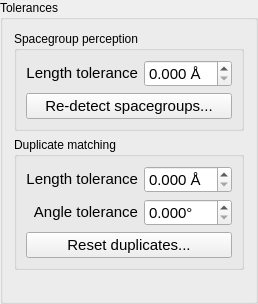
    <widget class="QGroupBox" name="groupBox">
     <property name="toolTip">
      <string>Experimental: These options are used to fine-tune matching of duplicate structures.</string>
     </property>
     <property name="title">
      <string>Tolerances</string>
     </property>
     <layout class="QGridLayout" name="gridLayout_2">
      <item row="2" column="2">
       <spacer name="horizontalSpacer_2">
        <property name="orientation">
         <enum>Qt::Horizontal</enum>
        </property>
        <property name="sizeHint" stdset="0">
         <size>
          <width>40</width>
          <height>20</height>
         </size>
        </property>
       </spacer>
      </item>
      <item row="0" column="2" colspan="2">
       <widget class="QGroupBox" name="groupBox_8">
        <property name="title">
         <string>Spacegroup perception</string>
        </property>
        <layout class="QGridLayout" name="gridLayout_5">
         <item row="0" column="0">
          <widget class="QLabel" name="label_10">
           <property name="sizePolicy">
            <sizepolicy hsizetype="Preferred" vsizetype="Fixed">
             <horstretch>0</horstretch>
             <verstretch>0</verstretch>
            </sizepolicy>
           </property>
           <property name="font">
            <font>
             <pointsize>11</pointsize>
            </font>
           </property>
           <property name="text">
            <string>Length tolerance</string>
           </property>
           <property name="alignment">
            <set>Qt::AlignRight|Qt::AlignTrailing|Qt::AlignVCenter</set>
           </property>
          </widget>
         </item>
         <item row="0" column="1">
          <widget class="QDoubleSpinBox" name="spin_tol_spg">
           <property name="sizePolicy">
            <sizepolicy hsizetype="Minimum" vsizetype="Fixed">
             <horstretch>0</horstretch>
             <verstretch>0</verstretch>
            </sizepolicy>
           </property>
           <property name="minimumSize">
            <size>
             <width>0</width>
             <height>21</height>
            </size>
           </property>
           <property name="font">
            <font>
             <pointsize>11</pointsize>
            </font>
           </property>
           <property name="toolTip">
            <string>Tolerance used in spacegroup determination.</string>
           </property>
           <property name="suffix">
            <string> Å</string>
           </property>
           <property name="decimals">
            <number>3</number>
           </property>
           <property name="singleStep">
            <double>0.005000000000000</double>
           </property>
          </widget>
         </item>
         <item row="1" column="0" colspan="2">
          <widget class="QPushButton" name="push_spg_reset">
           <property name="font">
            <font>
             <pointsize>11</pointsize>
            </font>
           </property>
           <property name="text">
            <string>Re-detect spacegroups...</string>
           </property>
          </widget>
         </item>
        </layout>
       </widget>
      </item>
      <item row="1" column="2" colspan="2">
       <widget class="QGroupBox" name="groupBox_9">
        <property name="title">
         <string>Duplicate matching</string>
        </property>
        <layout class="QGridLayout" name="gridLayout_4">
         <item row="0" column="1">
          <widget class="QDoubleSpinBox" name="spin_tol_xcLength">
           <property name="sizePolicy">
            <sizepolicy hsizetype="Minimum" vsizetype="Fixed">
             <horstretch>0</horstretch>
             <verstretch>0</verstretch>
            </sizepolicy>
           </property>
           <property name="minimumSize">
            <size>
             <width>0</width>
             <height>21</height>
            </size>
           </property>
           <property name="font">
            <font>
             <pointsize>11</pointsize>
            </font>
           </property>
           <property name="suffix">
            <string> Å</string>
           </property>
           <property name="decimals">
            <number>3</number>
           </property>
           <property name="singleStep">
            <double>0.005000000000000</double>
           </property>
          </widget>
         </item>
         <item row="1" column="0">
          <widget class="QLabel" name="label_2">
           <property name="sizePolicy">
            <sizepolicy hsizetype="Preferred" vsizetype="Fixed">
             <horstretch>0</horstretch>
             <verstretch>0</verstretch>
            </sizepolicy>
           </property>
           <property name="font">
            <font>
             <pointsize>11</pointsize>
            </font>
           </property>
           <property name="text">
            <string>Angle tolerance</string>
           </property>
           <property name="alignment">
            <set>Qt::AlignRight|Qt::AlignTrailing|Qt::AlignVCenter</set>
           </property>
          </widget>
         </item>
         <item row="1" column="1">
          <widget class="QDoubleSpinBox" name="spin_tol_xcAngle">
           <property name="sizePolicy">
            <sizepolicy hsizetype="Minimum" vsizetype="Fixed">
             <horstretch>0</horstretch>
             <verstretch>0</verstretch>
            </sizepolicy>
           </property>
           <property name="minimumSize">
            <size>
             <width>0</width>
             <height>21</height>
            </size>
           </property>
           <property name="font">
            <font>
             <pointsize>11</pointsize>
            </font>
           </property>
           <property name="suffix">
            <string>°</string>
           </property>
           <property name="decimals">
            <number>3</number>
           </property>
           <property name="maximum">
            <double>100.000000000000000</double>
           </property>
           <property name="singleStep">
            <double>0.050000000000000</double>
           </property>
          </widget>
         </item>
         <item row="2" column="0" colspan="2">
          <widget class="QPushButton" name="push_dup_reset">
           <property name="font">
            <font>
             <pointsize>11</pointsize>
            </font>
           </property>
           <property name="toolTip">
            <string>Manually recheck all structures for duplicates (necessary after changing the above options).</string>
           </property>
           <property name="text">
            <string>Reset duplicates...</string>
           </property>
          </widget>
         </item>
         <item row="0" column="0">
          <widget class="QLabel" name="label">
           <property name="sizePolicy">
            <sizepolicy hsizetype="Preferred" vsizetype="Fixed">
             <horstretch>0</horstretch>
             <verstretch>0</verstretch>
            </sizepolicy>
           </property>
           <property name="font">
            <font>
             <pointsize>11</pointsize>
            </font>
           </property>
           <property name="text">
            <string>Length tolerance</string>
           </property>
           <property name="alignment">
            <set>Qt::AlignRight|Qt::AlignTrailing|Qt::AlignVCenter</set>
           </property>
          </widget>
         </item>
        </layout>
       </widget>
      </item>
     </layout>
    </widget>
